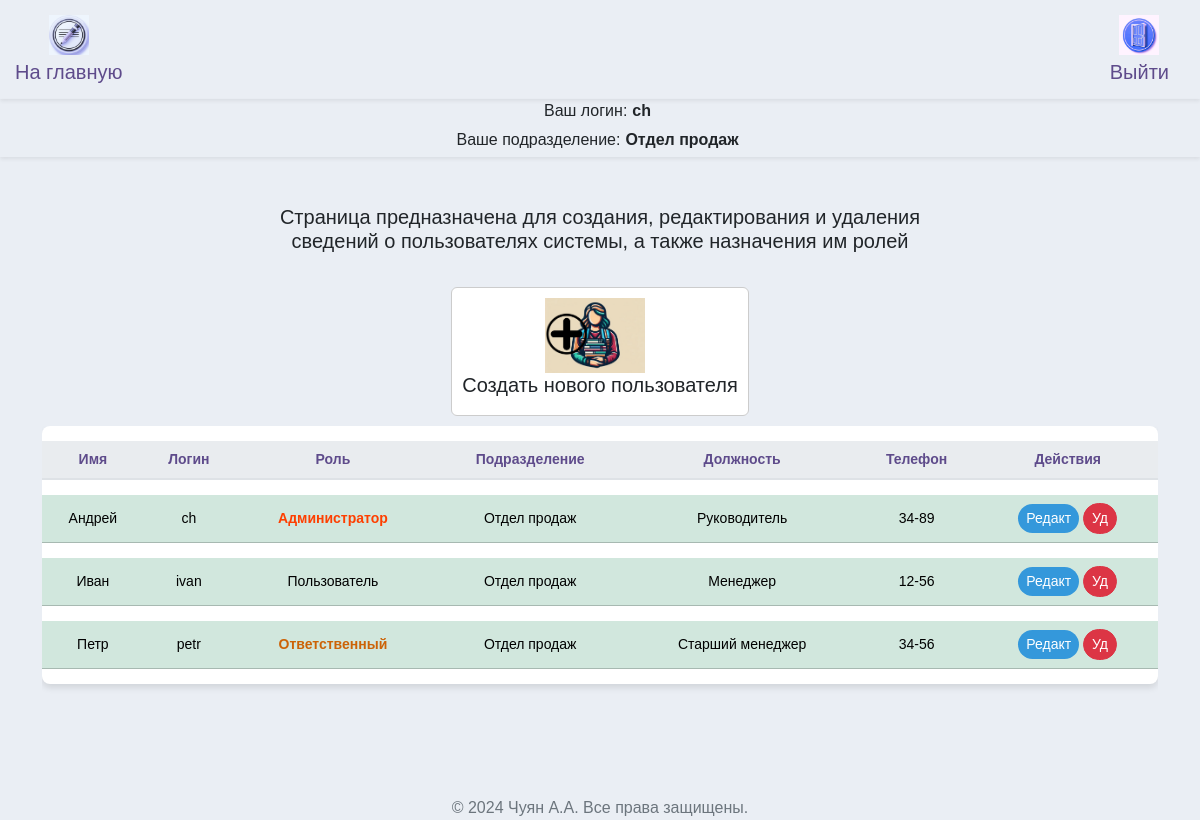
Before: /workers_admin (signed in) with the older database file.
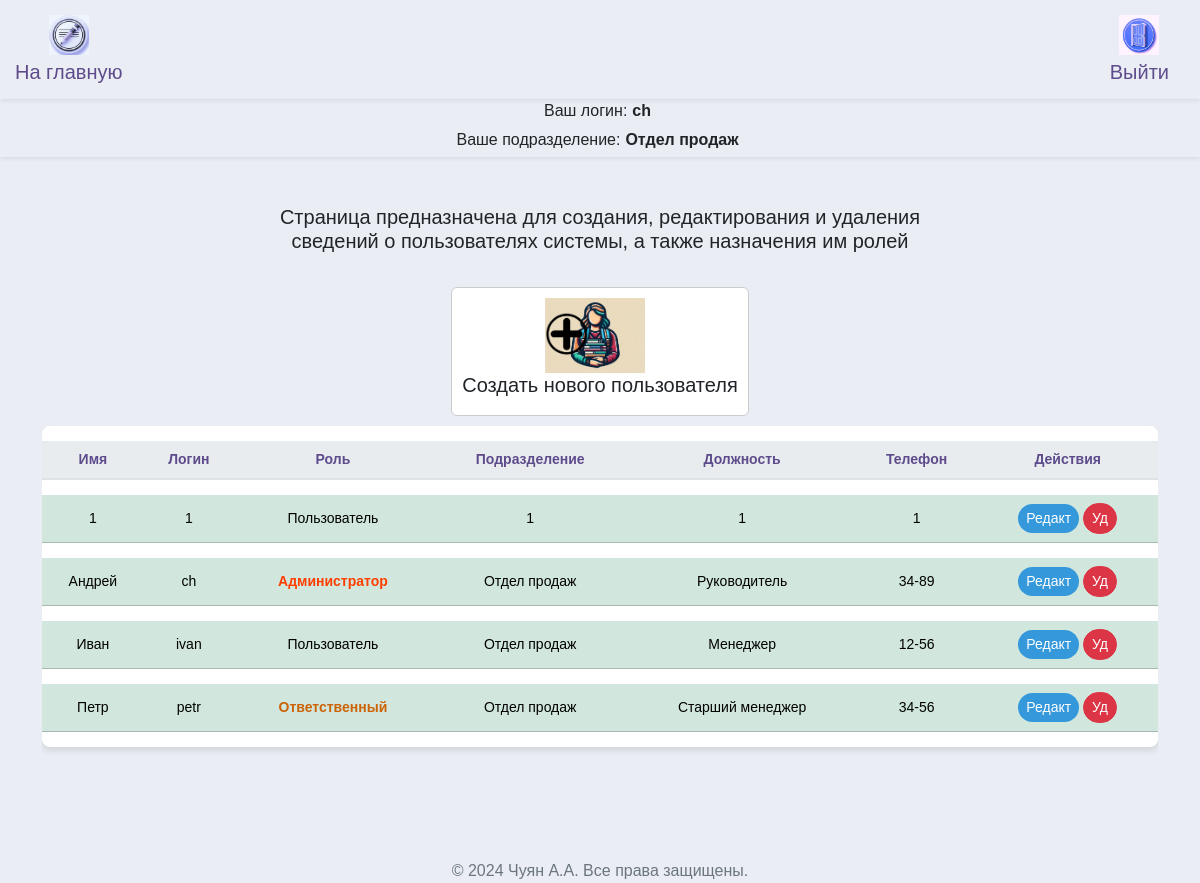
After: the same page with the newer database file.
### src/database/models.py (models this page shows, shortened)
class Worker(Base):
    __tablename__ = "worker"
    id = Column(Integer, primary_key=True)
    role = Column(Enum(Role), default=Role.guest)
    fio = Column(String)
    name = Column(String, unique=True)
    password = Column(String)
    department = Column(String)
    position = Column(String)
    description = Column(String, default=None)
    conn_worker_arm = relationship(
        "Arm", back_populates="conn_arm_worker"
    )

### src/frontend/router.py (the view)
@router.get("/workers")
async def get_workers(
    request: Request,
    worker: Worker = Depends(get_worker_or_redirect),
    session: AsyncSession = Depends(get_session),
):
    data = await CRUDWorker.get_all_worker_sorted(session)
    return templates.TemplateResponse(
        "workers/index.html",
        {"request": request, "worker": worker, "data": data},
    )

### src/frontend/template/workers_admin/index.html (shortened to what this page needs)
{% extends "base/base.html" %}
{% block content %}
<head>
</head>
<h5 class="mb-4" style="margin-bottom: 60px; text-align: center;">Страница предназначена для создания, редактирования и удаления <br>сведений о пользователях системы, а также назначения им ролей</h5>
<div class="d-flex justify-content-center align-items-center">
  <a class="nav-link" href="#" data-bs-toggle="modal" data-bs-target="#modal_create" bs-department="{{worker.department}}" style="text-decoration: none;">
    <div class="d-flex align-items-center card" style="margin: 10px; border: 1px solid #ccc; padding: 10px;">
      <img src="../frontend/assets/img/icon_create_worker.jpg" alt="..." style="width: 100px; height: auto; margin-right: 10px;">
      <div>
        <h5 class="card-title" style="text-align: left;">Создать нового пользователя</h5>
      </div>
    </div>
  </a>
</div>
<div class="row ">
  <div class="col-12">
    <div class="table-responsive">
      <table class="table table-hover table-shadow table-rounded ">
        <thead>
          <tr>
            <th scope="col" >Имя</th>
            <th scope="col" >Логин</th>
            <th scope="col" >Роль</th>
            <th scope="col" >Подразделение</th>
            <th scope="col" >Должность</th>
            <th scope="col" >Телефон</th>
            <th scope="col" >Действия</th>
          </tr>
        </thead>
        <tbody class="text-center">
          {% for worker_tuple in data %}
            {% set workers = worker_tuple %}
            {% if workers.id != 0 %}
                <tr class="table-success " >
                  <td>{{ workers.fio }}</td>
                  <td>{{ workers.name }}</td>
                  <td>{% if workers.role.name == 'user' %}<span class="orange-bold-text">Ответственный</span>{% elif workers.role.name == 'admin' %}<span class="red-bold-text">Администратор</span> {% else %}Пользователь{% endif %}</td>
                  <td>{{ workers.department }}</td>
                  <td>{{ workers.position }}</td>
                  <td>{{ workers.description }}</td>
                  <td>
                    <button type="button" class="btn btn-primary btn-sm" style="background-color: #3498db; color: white;"
                      data-bs-toggle="modal"
                      data-bs-target="#modal_update"
                      data-bs1="{{workers.fio}}"
                      data-bs2="{{workers.name}}"
                      data-bs3="{{workers.position}}"
                      data-bs4="{{workers.description}}"
                      data-bs5= "{{workers.id}}"
                      data-bs6= "{{workers.department}}"
                      data-bs7= "{{workers.role.name}}">
                      Редакт
                    </button>
                    <button type="button" class="btn btn-danger btn-sm" style="color: white;"
                      onclick="deleteWorker('{{ workers.id }}')">
                      Уд
                    </button>
                  </td>
                </tr>
              {% endif %}
          {% endfor %}
        </tbody>
      </table>
    </div>
  </div>
</div>
{% endblock %}

### src/frontend/template/base/info.html (shortened to what this page needs)
<nav class="info navbar-expand-lg navbar-light shadow-sm">
  <div class="user-info">
    <div class="d-flex align-items-center">
      <span class="label">Ваш логин:</span>
      <span class="value">{{ worker.name }}</span>
    </div>
    <div class="d-flex align-items-center">
      <span class="label">Ваше подразделение:</span>
      <span class="value">{{ worker.department }}</span>
    </div>
  </div>
</nav>

Changed rows visible on the page:
added Worker: fio "1", name "1", role "Пользователь", department "1", position "1", description "1"
